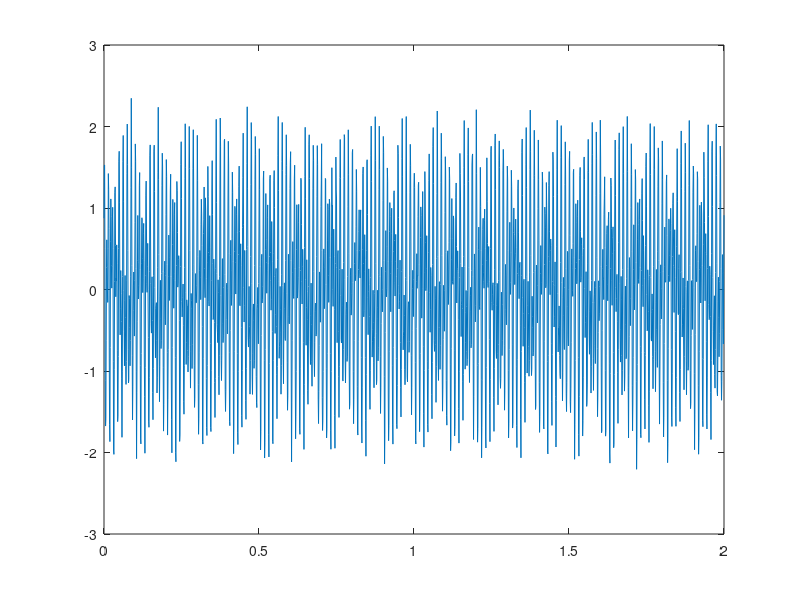

Write the MATLAB code that produced this figure.
Fs=1000;
f=[80 150];
t_int = [0:1/Fs:2];
n=[0:2];
omega=2.*pi.*f;
x1 = 1.5*cos(omega(1)*t_int);
x1= x1/max(x1(:));
x2 = 2.5*sin(omega(2)*t_int);
x2= x2/max(x2(:));
x3=0.15*randn(1,Fs+1001);
x=x1+x2+x3;
plot(t_int,x)
